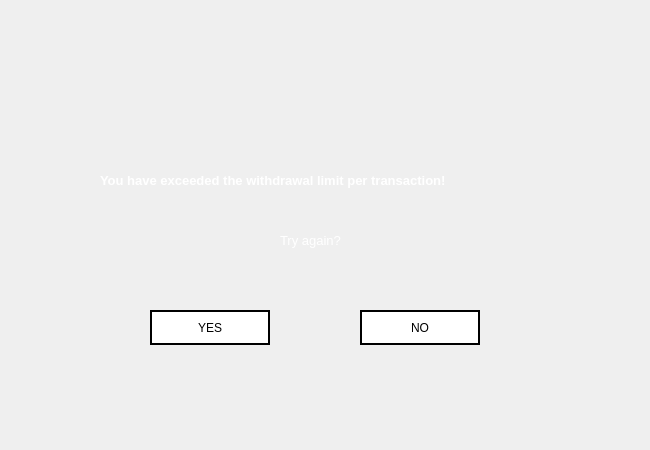
<?xml version="1.0" encoding="UTF-8"?>
<ui version="4.0">
 <class>Atm_Withdraw_Error_Exceed</class>
 <widget class="QWidget" name="Atm_Withdraw_Error_Exceed">
  <property name="geometry">
   <rect>
    <x>0</x>
    <y>0</y>
    <width>650</width>
    <height>450</height>
   </rect>
  </property>
  <property name="minimumSize">
   <size>
    <width>650</width>
    <height>450</height>
   </size>
  </property>
  <property name="maximumSize">
   <size>
    <width>650</width>
    <height>450</height>
   </size>
  </property>
  <property name="windowTitle">
   <string>WITHDRAW ERROR</string>
  </property>
  <property name="styleSheet">
   <string notr="true">QPushButton{
background: transparent;
background-color: white;
border: 2px solid black;
}

QPushButton:hover{
background-color: rgb(30, 30, 30);
color: white;
}

QPushButton:pressed
{
font: bold;
}

</string>
  </property>
  <widget class="QLabel" name="label">
   <property name="geometry">
    <rect>
     <x>100</x>
     <y>150</y>
     <width>491</width>
     <height>61</height>
    </rect>
   </property>
   <property name="font">
    <font>
     <pointsize>10</pointsize>
    </font>
   </property>
   <property name="text">
    <string>&lt;html&gt;&lt;head/&gt;&lt;body&gt;&lt;p&gt;&lt;span style=&quot; font-weight:600; color:#ffffff;&quot;&gt;You have exceeded the withdrawal limit per transaction!&lt;/span&gt;&lt;/p&gt;&lt;/body&gt;&lt;/html&gt;</string>
   </property>
  </widget>
  <widget class="QLabel" name="label_2">
   <property name="geometry">
    <rect>
     <x>280</x>
     <y>220</y>
     <width>91</width>
     <height>41</height>
    </rect>
   </property>
   <property name="font">
    <font>
     <pointsize>10</pointsize>
    </font>
   </property>
   <property name="text">
    <string>&lt;html&gt;&lt;head/&gt;&lt;body&gt;&lt;p&gt;&lt;span style=&quot; color:#ffffff;&quot;&gt;Try again?&lt;/span&gt;&lt;/p&gt;&lt;/body&gt;&lt;/html&gt;</string>
   </property>
  </widget>
  <widget class="QPushButton" name="no">
   <property name="geometry">
    <rect>
     <x>360</x>
     <y>310</y>
     <width>120</width>
     <height>35</height>
    </rect>
   </property>
   <property name="styleSheet">
    <string notr="true">QPushButton:hover{
background-color: rgb(80, 0, 0);
color: white;
}</string>
   </property>
   <property name="text">
    <string>NO</string>
   </property>
  </widget>
  <widget class="QPushButton" name="yes">
   <property name="geometry">
    <rect>
     <x>150</x>
     <y>310</y>
     <width>120</width>
     <height>35</height>
    </rect>
   </property>
   <property name="text">
    <string>YES</string>
   </property>
  </widget>
  <widget class="QLabel" name="label_3">
   <property name="geometry">
    <rect>
     <x>0</x>
     <y>0</y>
     <width>650</width>
     <height>450</height>
    </rect>
   </property>
   <property name="minimumSize">
    <size>
     <width>650</width>
     <height>450</height>
    </size>
   </property>
   <property name="maximumSize">
    <size>
     <width>650</width>
     <height>450</height>
    </size>
   </property>
   <property name="styleSheet">
    <string notr="true">border-image: url(:/images/clientbgErr.png);</string>
   </property>
   <property name="text">
    <string/>
   </property>
  </widget>
  <zorder>label_3</zorder>
  <zorder>label</zorder>
  <zorder>label_2</zorder>
  <zorder>no</zorder>
  <zorder>yes</zorder>
 </widget>
 <resources>
  <include location="resource.qrc"/>
 </resources>
 <connections/>
</ui>
